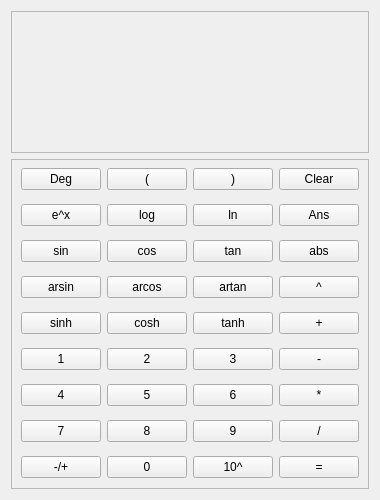
<?xml version="1.0" encoding="UTF-8"?>
<ui version="4.0">
 <class>EvaluationPage</class>
 <widget class="QWidget" name="EvaluationPage">
  <property name="geometry">
   <rect>
    <x>0</x>
    <y>0</y>
    <width>337</width>
    <height>500</height>
   </rect>
  </property>
  <property name="sizePolicy">
   <sizepolicy hsizetype="Fixed" vsizetype="Fixed">
    <horstretch>0</horstretch>
    <verstretch>0</verstretch>
   </sizepolicy>
  </property>
  <property name="windowTitle">
   <string>Calculator</string>
  </property>
  <layout class="QVBoxLayout" name="verticalLayout">
   <item>
    <widget class="QFrame" name="EditFrame">
     <property name="sizePolicy">
      <sizepolicy hsizetype="Preferred" vsizetype="Preferred">
       <horstretch>0</horstretch>
       <verstretch>3</verstretch>
      </sizepolicy>
     </property>
     <property name="frameShape">
      <enum>QFrame::Shape::StyledPanel</enum>
     </property>
     <property name="frameShadow">
      <enum>QFrame::Shadow::Raised</enum>
     </property>
    </widget>
   </item>
   <item>
    <widget class="QFrame" name="ButtonFrame">
     <property name="sizePolicy">
      <sizepolicy hsizetype="Preferred" vsizetype="Preferred">
       <horstretch>0</horstretch>
       <verstretch>7</verstretch>
      </sizepolicy>
     </property>
     <property name="frameShape">
      <enum>QFrame::Shape::StyledPanel</enum>
     </property>
     <property name="frameShadow">
      <enum>QFrame::Shadow::Raised</enum>
     </property>
     <layout class="QGridLayout" name="gridLayout">
      <property name="topMargin">
       <number>0</number>
      </property>
      <property name="bottomMargin">
       <number>0</number>
      </property>
      <property name="horizontalSpacing">
       <number>6</number>
      </property>
      <property name="verticalSpacing">
       <number>-1</number>
      </property>
      <item row="5" column="5">
       <widget class="QPushButton" name="OS">
        <property name="text">
         <string>-</string>
        </property>
       </widget>
      </item>
      <item row="8" column="3">
       <widget class="QPushButton" name="N0">
        <property name="text">
         <string>0</string>
        </property>
       </widget>
      </item>
      <item row="2" column="5">
       <widget class="QPushButton" name="Nabs">
        <property name="text">
         <string>abs</string>
        </property>
       </widget>
      </item>
      <item row="3" column="3">
       <widget class="QPushButton" name="Narccos">
        <property name="text">
         <string>arcos</string>
        </property>
       </widget>
      </item>
      <item row="5" column="4">
       <widget class="QPushButton" name="N3">
        <property name="text">
         <string>3</string>
        </property>
       </widget>
      </item>
      <item row="8" column="2">
       <widget class="QPushButton" name="ON">
        <property name="text">
         <string>-/+</string>
        </property>
       </widget>
      </item>
      <item row="8" column="5">
       <widget class="QPushButton" name="SE">
        <property name="text">
         <string>=</string>
        </property>
       </widget>
      </item>
      <item row="1" column="3">
       <widget class="QPushButton" name="Nlog">
        <property name="text">
         <string>log</string>
        </property>
       </widget>
      </item>
      <item row="4" column="5">
       <widget class="QPushButton" name="OA">
        <property name="text">
         <string>+</string>
        </property>
       </widget>
      </item>
      <item row="2" column="4">
       <widget class="QPushButton" name="Ntan">
        <property name="text">
         <string>tan</string>
        </property>
       </widget>
      </item>
      <item row="4" column="2">
       <widget class="QPushButton" name="Nsinh">
        <property name="text">
         <string>sinh</string>
        </property>
       </widget>
      </item>
      <item row="7" column="4">
       <widget class="QPushButton" name="N9">
        <property name="text">
         <string>9</string>
        </property>
       </widget>
      </item>
      <item row="3" column="4">
       <widget class="QPushButton" name="Narctan">
        <property name="text">
         <string>artan</string>
        </property>
       </widget>
      </item>
      <item row="6" column="4">
       <widget class="QPushButton" name="N6">
        <property name="text">
         <string>6</string>
        </property>
       </widget>
      </item>
      <item row="1" column="5">
       <widget class="QPushButton" name="NANS">
        <property name="text">
         <string>Ans</string>
        </property>
       </widget>
      </item>
      <item row="6" column="3">
       <widget class="QPushButton" name="N5">
        <property name="text">
         <string>5</string>
        </property>
       </widget>
      </item>
      <item row="2" column="3">
       <widget class="QPushButton" name="Ncos">
        <property name="text">
         <string>cos</string>
        </property>
       </widget>
      </item>
      <item row="7" column="5">
       <widget class="QPushButton" name="OD">
        <property name="text">
         <string>/</string>
        </property>
       </widget>
      </item>
      <item row="8" column="4">
       <widget class="QPushButton" name="NE">
        <property name="text">
         <string>10^</string>
        </property>
       </widget>
      </item>
      <item row="1" column="4">
       <widget class="QPushButton" name="Nln">
        <property name="text">
         <string>ln</string>
        </property>
       </widget>
      </item>
      <item row="3" column="5">
       <widget class="QPushButton" name="OX">
        <property name="text">
         <string>^</string>
        </property>
       </widget>
      </item>
      <item row="7" column="3">
       <widget class="QPushButton" name="N8">
        <property name="text">
         <string>8</string>
        </property>
       </widget>
      </item>
      <item row="5" column="3">
       <widget class="QPushButton" name="N2">
        <property name="text">
         <string>2</string>
        </property>
       </widget>
      </item>
      <item row="5" column="2">
       <widget class="QPushButton" name="N1">
        <property name="text">
         <string>1</string>
        </property>
       </widget>
      </item>
      <item row="2" column="2">
       <widget class="QPushButton" name="Nsin">
        <property name="text">
         <string>sin</string>
        </property>
       </widget>
      </item>
      <item row="4" column="3">
       <widget class="QPushButton" name="Ncosh">
        <property name="text">
         <string>cosh</string>
        </property>
       </widget>
      </item>
      <item row="1" column="2">
       <widget class="QPushButton" name="OE">
        <property name="text">
         <string>e^x</string>
        </property>
       </widget>
      </item>
      <item row="4" column="4">
       <widget class="QPushButton" name="Ntanh">
        <property name="text">
         <string>tanh</string>
        </property>
       </widget>
      </item>
      <item row="6" column="5">
       <widget class="QPushButton" name="OM">
        <property name="text">
         <string>*</string>
        </property>
       </widget>
      </item>
      <item row="7" column="2">
       <widget class="QPushButton" name="N7">
        <property name="text">
         <string>7</string>
        </property>
       </widget>
      </item>
      <item row="6" column="2">
       <widget class="QPushButton" name="N4">
        <property name="text">
         <string>4</string>
        </property>
       </widget>
      </item>
      <item row="3" column="2">
       <widget class="QPushButton" name="Narcsin">
        <property name="text">
         <string>arsin</string>
        </property>
       </widget>
      </item>
      <item row="0" column="2">
       <widget class="QPushButton" name="SD">
        <property name="text">
         <string>Deg</string>
        </property>
       </widget>
      </item>
      <item row="0" column="3">
       <widget class="QPushButton" name="OL">
        <property name="text">
         <string>(</string>
        </property>
       </widget>
      </item>
      <item row="0" column="4">
       <widget class="QPushButton" name="OR">
        <property name="text">
         <string>)</string>
        </property>
       </widget>
      </item>
      <item row="0" column="5">
       <widget class="QPushButton" name="SC">
        <property name="text">
         <string>Clear</string>
        </property>
       </widget>
      </item>
     </layout>
    </widget>
   </item>
  </layout>
 </widget>
 <resources/>
 <connections/>
</ui>
